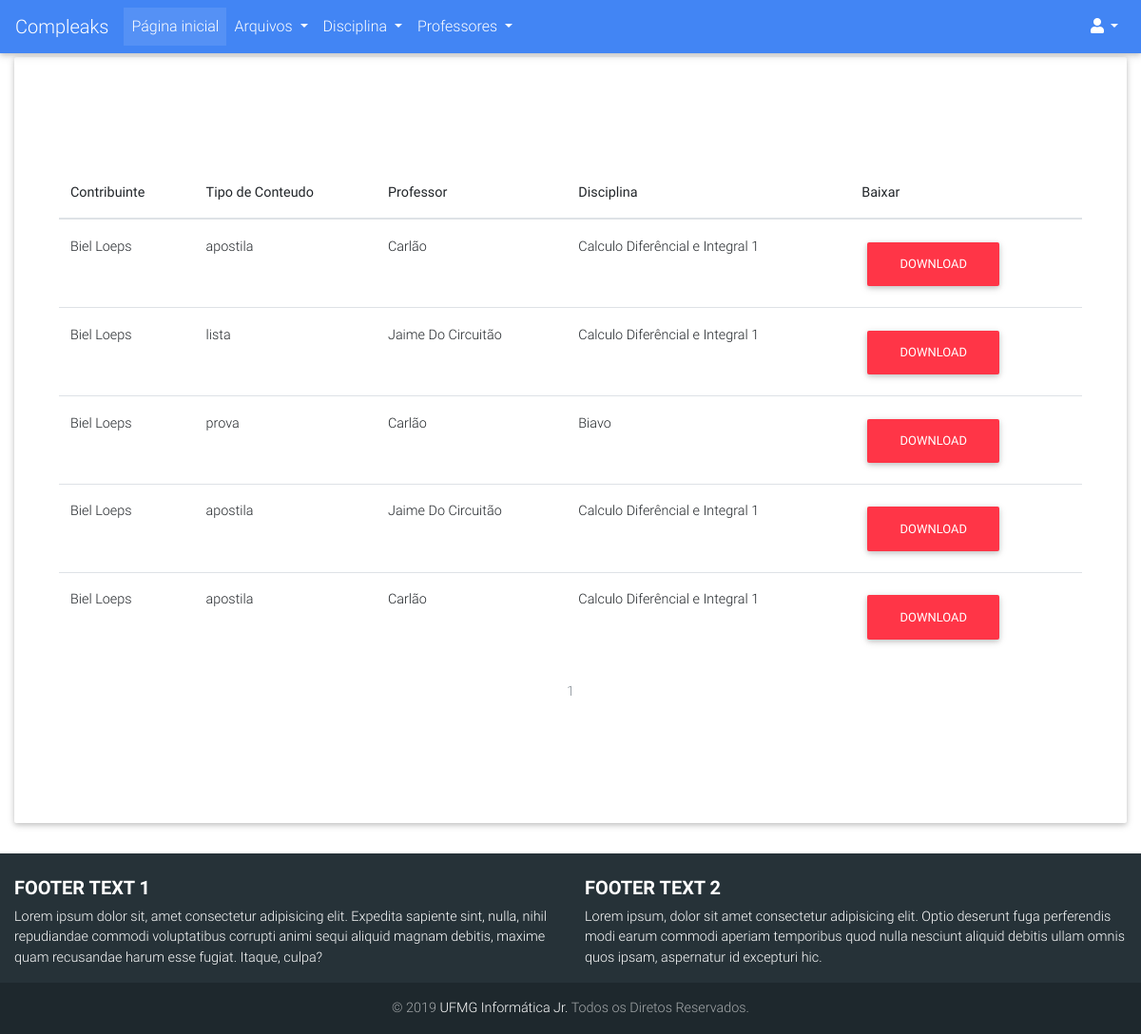
Page /arquivos/listar on the earlier database version.
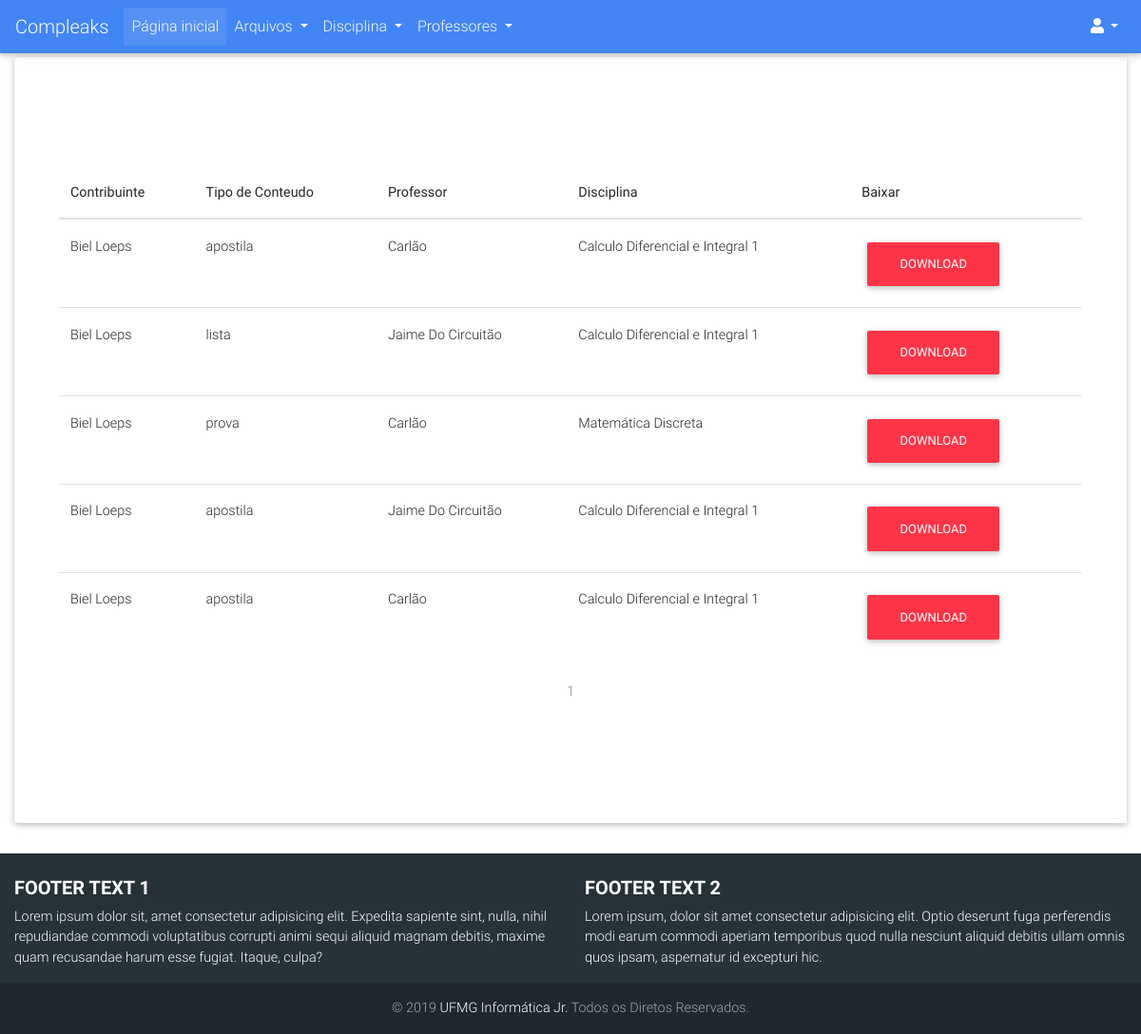
Same page on the later database version.
### compleaks/arquivos/models.py (models this page shows, shortened)
class Arquivo(db.Model):
	__tablename__ = 'arquivos'
	id = db.Column(db.Integer, primary_key=True)
	arquivo = db.Column(db.String(120), nullable=False)
	ano = db.Column(db.Integer)
	semestre = db.Column(db.String(80))
	tipo_conteudo = db.Column(db.String(120))
	observacoes = db.Column(db.Text)
	extensao = db.Column(db.String(6))
	data_submissao = db.Column(db.DateTime, default=datetime.now)
	nota = db.Column(db.Integer, nullable=True)
	data_deletado = db.Column(db.DateTime, nullable=True)
	ativado = db.Column(db.Boolean)
	id_deletor = db.Column(db.Integer, nullable=True)
	motivo_delete = db.Column(db.String(600), nullable=True)
	professors = db.relationship(Professor)
	disciplinas = db.relationship(Disciplina)
	usuarios = db.relationship(Usuario)
	professor_id = db.Column(db.Integer, db.ForeignKey('professores.id'), nullable=True)
	disciplina_id = db.Column(db.Integer, db.ForeignKey('disciplinas.id'), nullable=False)
	usuario_id = db.Column(db.Integer, db.ForeignKey('usuarios.id'), nullable=False)
	avaliacoes = db.relationship('Avaliacao_Arquivo', backref='arquivo_avaliado', lazy=True)

### compleaks/usuarios/models.py (models this page shows, shortened)
class Usuario(db.Model, UserMixin):
	__tablename__ = 'usuarios'
	id = db.Column(db.Integer, primary_key=True)
	username = db.Column(db.String(30), unique=True)
	hhash = db.Column(db.String)
	nome = db.Column(db.String(120))
	email = db.Column(db.String(120), unique=True)
	curso = db.Column(db.String(64))
	periodo = db.Column(db.Integer)
	is_admin = db.Column(db.Integer)
	data_criacao = db.Column(db.DateTime, default=datetime.now)
	avatar = db.Column(db.String(120), default="default_profile.png")
	ativado = db.Column(db.Boolean)
	data_deletado = db.Column(db.DateTime, nullable=True)
	id_deletor = db.Column(db.Integer, nullable=True)
	motivo_delete = db.Column(db.String(120), nullable=True)
	arquivos = db.relationship('Arquivo', backref='author', lazy=True)
	avaliacoes = db.relationship('Avaliacao_Arquivo', backref='avaliador', lazy=True)

### compleaks/professores/models.py (models this page shows, shortened)
class Professor(db.Model):
	__tablename__ = 'professores'
	id = db.Column(db.Integer, primary_key=True)
	nome = db.Column(db.String, unique=True)
	unidade_academica_id = db.Column(db.Integer)
	data_criacao = db.Column(db.DateTime, default=datetime.now())
	ativado = db.Column(db.Boolean)
	data_deletado = db.Column(db.DateTime, nullable=True)
	id_deletor = db.Column(db.Integer, nullable=True)
	id_criador = db.Column(db.Integer, nullable=True)
	motivo_delete = db.Column(db.String(120), nullable=True)
	arquivos = db.relationship('Arquivo', backref='professor', lazy=True)

### compleaks/disciplinas/models.py (models this page shows, shortened)
class Disciplina(db.Model):
	__tablename__ = 'disciplinas'
	id = db.Column(db.Integer, primary_key=True)
	nome = db.Column(db.String, unique=True)
	data_criacao = db.Column(db.DateTime, default=datetime.now())
	ativado = db.Column(db.Boolean)
	data_deletado = db.Column(db.DateTime, nullable=True)
	id_deletor = db.Column(db.Integer, nullable=True)
	id_criador = db.Column(db.Integer, nullable=True)
	motivo_delete = db.Column(db.String(120), nullable=True)
	arquivos = db.relationship('Arquivo', backref='disciplina', lazy=True)

### compleaks/arquivos/views.py (the view)
@arquivos.route('/listar', methods=['POST', 'GET'])
def listar():
	form_login = LoginForm()
	page = request.args.get('page', 1, type=int)
	arquivos = Arquivo.query.filter_by(ativado=True)\
				.order_by(Arquivo.data_submissao.desc())\
				.paginate(page=page, per_page=12)
	tem_arquivo = Arquivo.query.order_by(Arquivo.data_submissao.desc()).first()
	if tem_arquivo is None:
		abort(404)
	try:
		if current_user.is_admin:
			arquivos = Arquivo.query\
					.order_by(Arquivo.data_submissao.desc())\
					.paginate(page=page, per_page=12)
			return render_template('todos_arquivos_adm.html', arquivos=arquivos, form_login=form_login)
		else:
			return render_template('todos_arquivos_normal.html', arquivos=arquivos, form_login=form_login)
	except:
		return render_template('todos_arquivos_normal.html', arquivos=arquivos, form_login=form_login)

### compleaks/arquivos/templates/arquivos/todos_arquivos_normal.html (shortened to what this page needs)
{% extends "base.html" %}
{% block content %}
<table class="table">
    <thead>
      <tr>
        <th scope="col">Contribuinte</th>
        <th scope="col">Tipo de Conteudo</th>
        <th scope="col">Professor</th>
        <th scope="col">Disciplina</th>
        <th scope="col">Baixar</th>
      </tr>
    </thead>
    <tbody>
    {% for arquivo in arquivos.items %}
    {% if current_user.is_authenticated %}
        <tr>
            {% if current_user == arquivo.author%}
                <div class="modal" tabindex="-1" role="dialog" id="del_confirm{{arquivo.id}}">
                    <div class="modal-dialog" role="document">
                        <div class="modal-content">
                        <div class="modal-header">
                            <h5 class="modal-title">Deletar Arquivo?</h5>
                            <button type="button" class="close" data-dismiss="modal" aria-label="Close">
                            <span aria-hidden="true">&times;</span>
                            </button>
                        </div>
                        <div class="modal-body">
                            <p>Você tem certeza que deja deletar esse arquivo?</p>
                        </div>
                        <div class="modal-footer">
                            <button type="button" class="btn btn-secondary" data-dismiss="modal">Cancel</button>
                            <form action="{{ url_for('arquivos.excluir', arq_id=arquivo.id) }} " method="POST" id="{{arquivo.id}}">
                                <input type="submit" value="Deletar" class="btn btn-danger">
                            </form>
                        </div>
                        </div>
                    </div>
                </div>
            {% endif %}
            <div class="modal" tabindex="-1" role="dialog" id="confirm{{arquivo.id}}">
                <div class="modal-dialog" role="document">
                    <div class="modal-content">
                    <div class="modal-header">
                        <h5 class="modal-title">Informações do Arquivo</h5>
                        <button type="button" class="close" data-dismiss="modal" aria-label="Close">
                        <span aria-hidden="true">&times;</span>
                        </button>
                    </div>
                    <div class="modal-body">
                        <h6 class="modal-title">Referências:</h6>
                        <p>Usuário que postou: {{ arquivo.author.username }}</p>
                        <p>Professor de referência: {{ arquivo.professor.nome }}</p>
                        <p>Disciplina de referência: {{ arquivo.disciplina.nome }}</p>
                        <p>Ano de referência: {{ arquivo.ano }}</p>
                        <p>Semestre de referência: {{ arquivo.ano }}</p>
                        <br/>
                        <h6 class="modal-title">Sobre o Arquivo:</h6>
                        <p>Tipo de Conteúdo: {{ arquivo.tipo_conteudo}}</p>
                        <p>Data de referência: {{ arquivo.data_submissao.strftime("%d-%m-%Y") }}</p>
                        <br/>
                        <h6 class="modal-title">Observações:</h6>
                        <p>{{ arquivo.observações }}</p>
                    </div>
                    <div class="modal-footer">
                        <button type="button" class="btn btn-secondary" data-dismiss="modal">Cancel</button>
                        <a href="{{ url_for('static', filename='uploads/' + arquivo.arquivo + '.zip') }}" class="btn btn-danger">Baixar</a>
                    </div>
                    </div>
                </div>
            </div>
            <td>{{ arquivo.author.username }}</td>
            <td>{{ arquivo.tipo_conteudo}}</td>
            <td>{{ arquivo.professor.nome }}</td>
            <td>{{ arquivo.disciplina.nome }}</td>
            <td>
                <button type="button" class="btn btn-outline-info" data-toggle="modal" data-target="#confirm{{arquivo.id}}" >Download</button>
            </td>
                {% if current_user == arquivo.author %}
                    <td >
                        <button type="button" class="btn btn-danger" data-toggle="modal" data-target="#del_confirm{{arquivo.id}}" >Deletar</button>
                    </td>
                    <td>
                        <a href="{{ url_for('arquivos.editar', arq_id=arquivo.id) }}">Editavel</a>
                    </td>
                {% else %}
                    <td>Indisponível</td>
                    <td>Indisponível</td>
                {% endif %}
            </tr>
        {% else %}
            <tr>
                <td>{{ arquivo.author.username }}</td>
                <td>{{ arquivo.tipo_conteudo}}</td>
                <td>{{ arquivo.professor.nome }}</td>
                <td>{{ arquivo.disciplina.nome }}</td>
                <td>
                    <button type="button" class="btn btn-danger" data-toggle="modal" data-target="#confirm{{arquivo.id}}" >Download</button>
                </td>
            </tr>
        {% endif %}
    {% endfor %}
    </tbody>
  </table>
    <nav aria-label="Page navigation example">
        <ul class="pagination justify-content-center">
            {% for page_num in arquivos.iter_pages(left_edge=1, right_edge=1, left_current=1, right_current=2) %}
                {% if arquivos.page == page_num and page_num %}
                    <li class="page-item disabled">
                        <a class="page-link" href="{{ url_for('arquivos.listar', page=page_num) }}">{{ page_num }}</a></li>
                {% elif page_num %}
                    <li class="page-item">
                        <a class="page-link" href="{{ url_for('arquivos.listar', page=page_num) }}">{{ page_num }}</a></li>
                    </li>
                {% else %}
                    ...
                {% endif %}
            {% endfor %}
        </ul>
    </nav>
{% endblock %}

### compleaks/templates/base.html (shortened to what this page needs)
<!DOCTYPE html>
<html lang="en">
<head>
  <link rel="stylesheet" href="https://use.fontawesome.com/releases/v5.7.0/css/all.css">
  <link href="{{url_for('static',filename='css/bootstrap.min.css')}}" rel="stylesheet">
  <link href="{{url_for('static',filename='css/mdb.min.css')}}" rel="stylesheet">
  <link href="{{url_for('static',filename='css/style.css')}}" rel="stylesheet">
</head>
<body>
  <nav class="mb-1 navbar navbar-expand-lg navbar-dark primary-color lighten-1">
    <a class="navbar-brand" href="{{ url_for('principal.index') }}">Compleaks</a>
  <div class="collapse navbar-collapse" id="navbarSupportedContent-555">
    <ul class="navbar-nav mr-auto">
      <li class="nav-item active">
        <a class="nav-link" href="{{ url_for('principal.index') }}">Página inicial
        </a>
      </li>
      <li class="nav-item dropdown">
        <a class="nav-link dropdown-toggle" id="navbarDropdownMenuLink-555" data-toggle="dropdown" aria-haspopup="true"
          aria-expanded="false">Arquivos
        </a>
      </li>
      <li class="nav-item dropdown">
        <a class="nav-link dropdown-toggle" id="navbarDropdownMenuLink-555" data-toggle="dropdown" aria-haspopup="true"
          aria-expanded="false">Disciplina
        </a>
      </li>
      <li class="nav-item dropdown">
        <a class="nav-link dropdown-toggle" id="navbarDropdownMenuLink-555" data-toggle="dropdown" aria-haspopup="true"
          aria-expanded="false">Professores
        </a>
      </li>
    </ul>
    <ul class="navbar-nav ml-auto nav-flex-icons">
      {% if not current_user.is_authenticated %}
        <li class="nav-item dropdown">
          <a class="nav-link dropdown-toggle" id="navbarDropdownMenuLink-4" data-toggle="dropdown" aria-haspopup="true"
            aria-expanded="false">
            <i class="fas fa-user"></i></a>
      {% endif %}
    </ul>
  </div>
</nav>
  <div class="container-fluid">
    <div class="jumbotron" style="background-color: white;">
      <div class="container" style="margin-bottom: 50px; margin-top: 50px;">
        {% block content %}
        {% endblock %}
      </div>
    </div>
  </div>
<footer class="page-footer font-small special-color-dark teal pt-4">
    <div class="container-fluid text-center text-md-left">
      <div class="row">
        <div class="col-md-6 mt-md-0 mt-3">
          <h5 class="text-uppercase font-weight-bold">Footer text 1</h5>
          <p>Lorem ipsum dolor sit, amet consectetur adipisicing elit. Expedita sapiente sint, nulla, nihil repudiandae commodi voluptatibus corrupti animi sequi aliquid magnam debitis, maxime quam recusandae harum esse fugiat. Itaque, culpa?</p>
        </div>
        <div class="col-md-6 mb-md-0 mb-3">
          <h5 class="text-uppercase font-weight-bold">Footer text 2</h5>
          <p>Lorem ipsum, dolor sit amet consectetur adipisicing elit. Optio deserunt fuga perferendis modi earum commodi aperiam temporibus quod nulla nesciunt aliquid debitis ullam omnis quos ipsam, aspernatur id excepturi hic.</p>
        </div>
      </div>
    </div>
    <div class="footer-copyright text-center py-3">© 2019
      <a href="http://ijunior.com.br"> UFMG Informática Jr.</a> Todos os Diretos Reservados.
    </div>
  </footer>
</body>
</html>

Differences in the rows shown:
changed through a linked row, Arquivo (number 1 of 5 on the later page): disciplina.nome "Calculo Diferêncial e Integral 1" → "Calculo Diferencial e Integral 1"
changed through a linked row, Arquivo "lista": disciplina.nome "Calculo Diferêncial e Integral 1" → "Calculo Diferencial e Integral 1"
changed through a linked row, Arquivo "prova": disciplina.nome "Biavo" → "Matemática Discreta"
changed through a linked row, Arquivo (number 4 of 5 on the later page): disciplina.nome "Calculo Diferêncial e Integral 1" → "Calculo Diferencial e Integral 1"
changed Arquivo (number 5 of 5 on the later page): disciplina.nome "Calculo Diferêncial e Integral 1" → "Calculo Diferencial e Integral 1"
